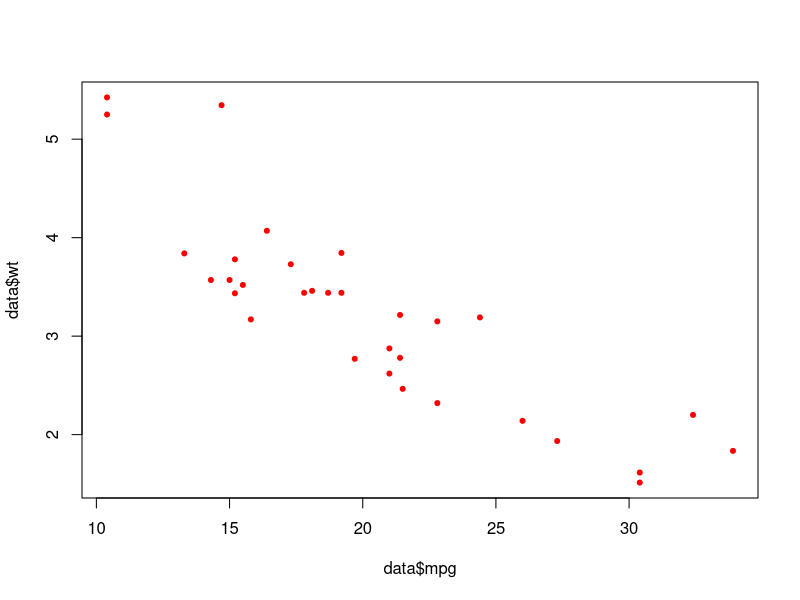

This figure's R source:
## ---- chunk 1
knitr::opts_chunk$set(echo = TRUE)
## ---- chunk 2
gd<-function(x,y,m,c,alpha,con_thr,iter){
  iteration=0
  lf<-0
  while(iteration<iter){
  y_pred<-m*x+c
  lf_new<-0.5*sum(y_pred-y)^2
 
  m<-m-alpha*sum((y_pred-y)*x)
  c<-c-alpha*sum(y_pred-y)
 
  lf<-lf_new
  iteration=iteration+1
 
  }
  return (paste("Optimal intercept ",c ,"optimal slope ",m, "iterations:",iteration,"loss
function",lf))
}

data<-mtcars
plot(data$mpg,data$wt,col="red",pch=20)
gd(data$wt,data$mpg,-0.2,32,0.003,0.0001,1000)
